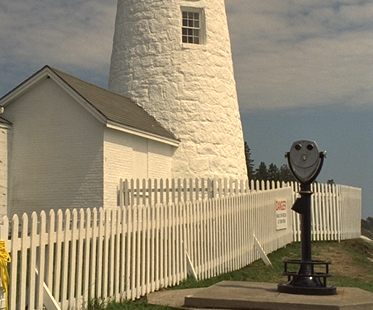
%> input picture PCQI/ref.png, 373 x 310 px
$ octave demo.m   (GNU Octave 9; MATLAB toolbox functions it lacks are replaced by stand-ins)
%> lines starting %> are read from the running program, lines starting %| are printed output that depends on the picture
%%%%%%%%This is a demo for the usage of PCQI with default settings%%%%%%%%%%%%%%%%%%
clc;
clear;

im1=imread('ref.png');
%> im1 is the input picture: size 310x373x3 uint8; mean R, G, B 149.5, 138.5, 114.9
im2=imread('contrast_changed.png');
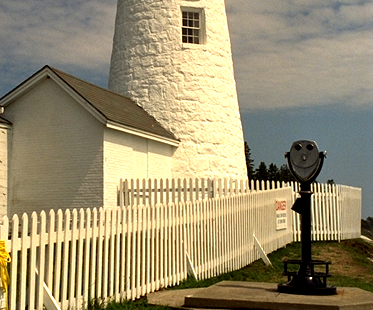
%> input picture PCQI/contrast_changed.png, 373 x 310 px
%> im2 is the input picture: size 310x373x3 uint8; mean R, G, B 155.3, 144.2, 111.7

im1=double(rgb2gray(im1));
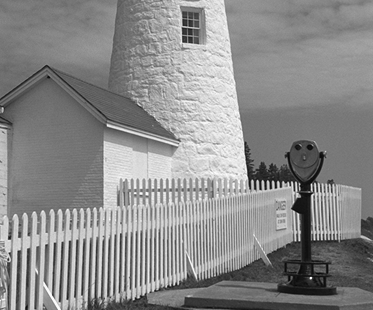
%> im1: size 310x373 double; min 5, max 255, mean 139.1
im2=double(rgb2gray(im2));
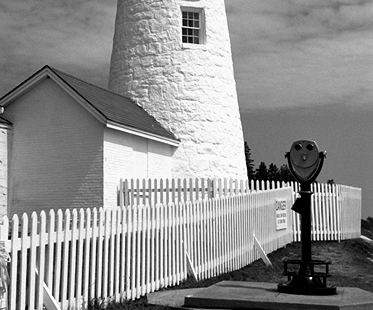
%> im2: size 310x373 double; min 0, max 255, mean 143.8

%> (the run ends here)
